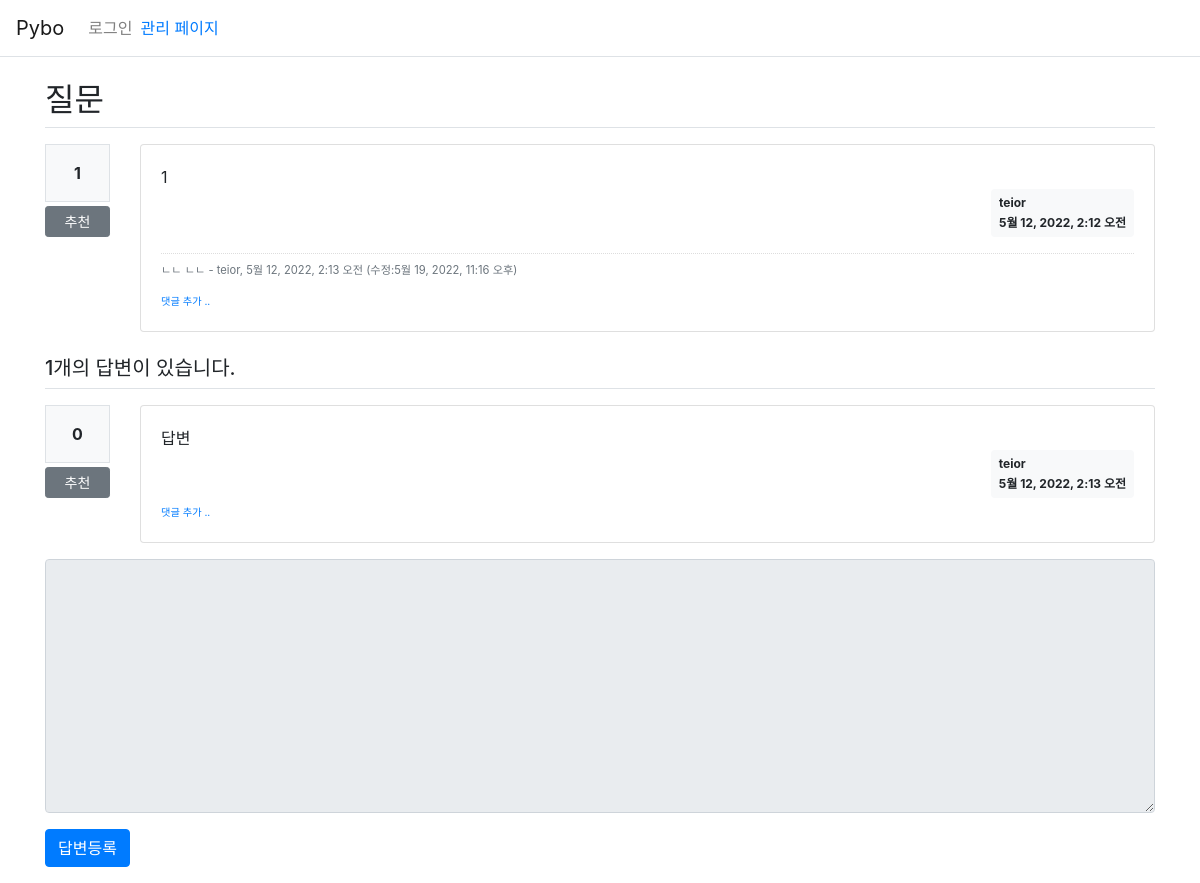
/pybo/309/, run on an earlier commit of the app's database.
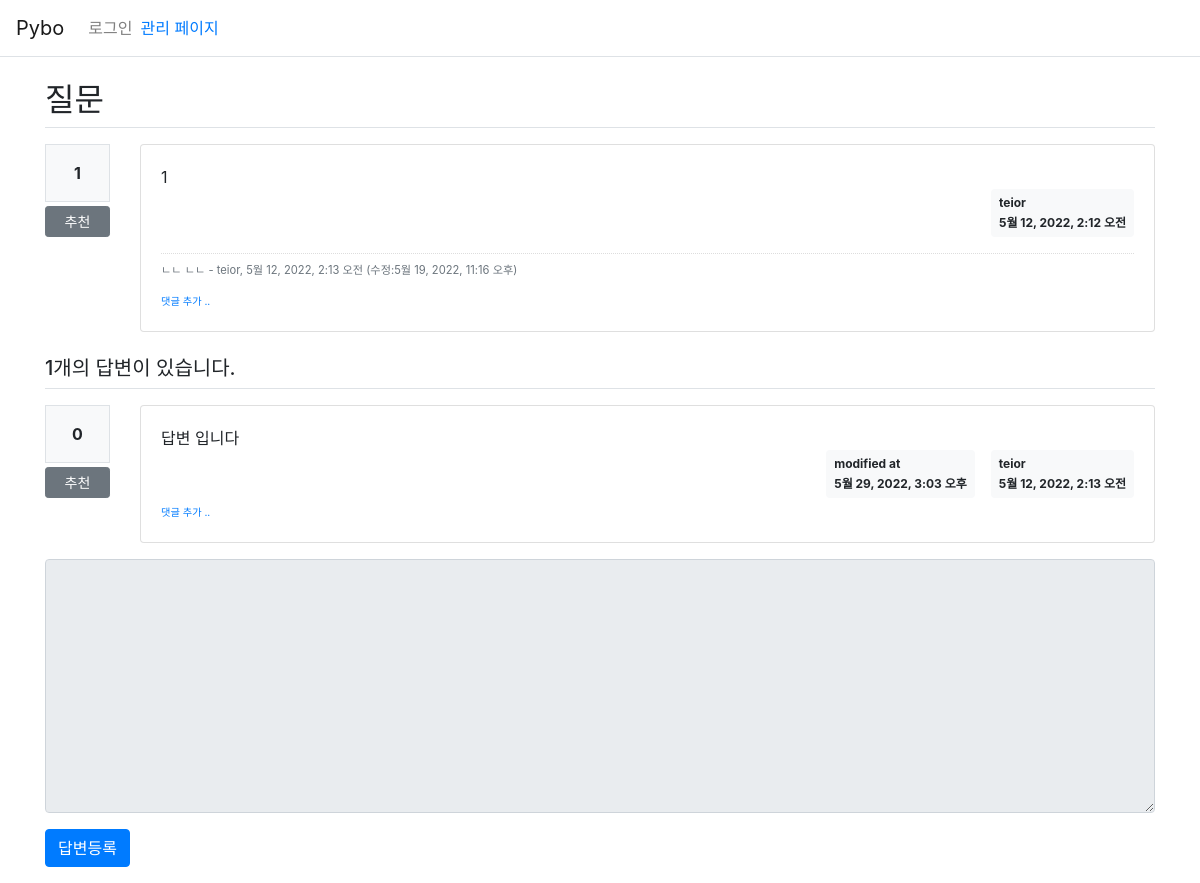
And on a later commit of the database.
### pybo/models.py (models this page shows)
class Answer(models.Model):
    author = models.ForeignKey(User, on_delete=models.CASCADE, related_name='author_answer')
    question = models.ForeignKey(Question, on_delete=models.CASCADE)  # 질문 삭제시 해당 데이터 전부 삭제
    modify_date = models.DateTimeField(null=True, blank=True)          # 수정 일시
    content = models.TextField()
    create_date = models.DateTimeField()
    voter = models.ManyToManyField(User, related_name='voter_answer')

### pybo/views/base_views.py (the view)
# urls.py: path('<int:question_id>/', base_views.detail, name='detail'),
def detail(request, question_id):
    question = get_object_or_404(Question, pk=question_id)
    context = {'question': question}
    return render(request, 'pybo/question_detail.html', context)

### templates/pybo/question_detail.html (shortened to what this page needs)
{% extends 'base.html' %}
{% block content %}
<div class="container my-3">
    <h2 class="border-bottom py-2">{{ question.subject }}</h2>
    <div class="row my-3">
        <div class="col-1">
            <div class="bg-light text-center p-3 border font-weight-bolder mb-1">{{question.voter.count}}</div>
            <a href="#" data-uri="{% url 'pybo:vote_question' question.id  %}"
               class="recommend btn btn-sm btn-secondary btn-block my-1">추천</a>
        </div>
        <div class="col-11">
            <div class="card">
                <div class="card-body">
                    <div class="card-text" style="white-space: pre-line;">{{ question.content }}</div>
                    <div class="d-flex justify-content-end">
                        <div class="badge badge-light p-2 text-left">
                            <div class="mb-2">{{ question.author.username }}</div>
                            <div>{{ question.create_date }}</div>
                        </div>
                    </div>
                    {% if question.comment_set.count > 0 %}
                    <div class="mt-3">
                    {% for comment in question.comment_set.all %}
                        <div class="comment py-2 text-muted">
                            <span style="white-space: pre-line;">{{ comment.content }}</span>
                            <span>
                                - {{ comment.author }}, {{ comment.create_date }}
                                {% if comment.modify_date %}
                                (수정:{{ comment.modify_date }})
                                {% endif %}
                            </span>
                        </div>
                    {% endfor %}
                    </div>
                    {% endif %}
                    <div>
                        <a href="{% url 'pybo:comment_create_question' question.id  %}"
                           class="small"><small>댓글 추가 ..</small></a>
                    </div>
                </div>
            </div>
        </div>
    </div>
    <h5 class="border-bottom my-3 py-2">{{question.answer_set.count}}개의 답변이 있습니다.</h5>
    {% for answer in question.answer_set.all %}
    <div class="row my-3">
        <div class="col-1">
            <div class="bg-light text-center p-3 border font-weight-bolder mb-1">{{answer.voter.count}}</div>
            <a href="#" data-uri="{% url 'pybo:vote_answer' answer.id  %}"
                class="recommend btn btn-sm btn-secondary btn-block my-1">추천</a>
        </div>
        <div class="col-11">
            <div class="card">
                <div class="card-body">
                    <div class="card-text" style="white-space: pre-line;">{{ answer.content }}</div>
                    <div class="d-flex justify-content-end">
                        {% if answer.modify_date %}
                        <div class="badge badge-light p-2 text-left mx-3">
                            <div class="mb-2">modified at</div>
                            <div>{{ answer.modify_date }}</div>
                        </div>
                        {% endif %}
                        <div class="badge badge-light p-2 text-left">
                            <div class="mb-2">{{ answer.author.username }}</div>
                            <div>{{ answer.create_date }}</div>
                        </div>
                    </div>
                    <div>
                        <a href="{% url 'pybo:comment_create_answer' answer.id  %}"
                           class="small"><small>댓글 추가 ..</small></a>
                    </div>
                </div>
            </div>
        </div>
    </div>
    {% endfor %}
    <form action="{% url 'pybo:answer_create' question.id %}" method="post" class="my-3">
        <div class="form-group">
            <textarea {% if not user.is_authenticated %}disabled{% endif %}
              name="content" id="content" class="form-control" rows="10"></textarea>
        </div>
        <input type="submit" value="답변등록" class="btn btn-primary">
    </form>
</div>
{% endblock %}

What changed in the data, as far as the page shows it:
changed Answer "teior": content "답변" → "답변 입니다"; modify_date (not shown) → "5월 29, 2022, 3:03 오후"
